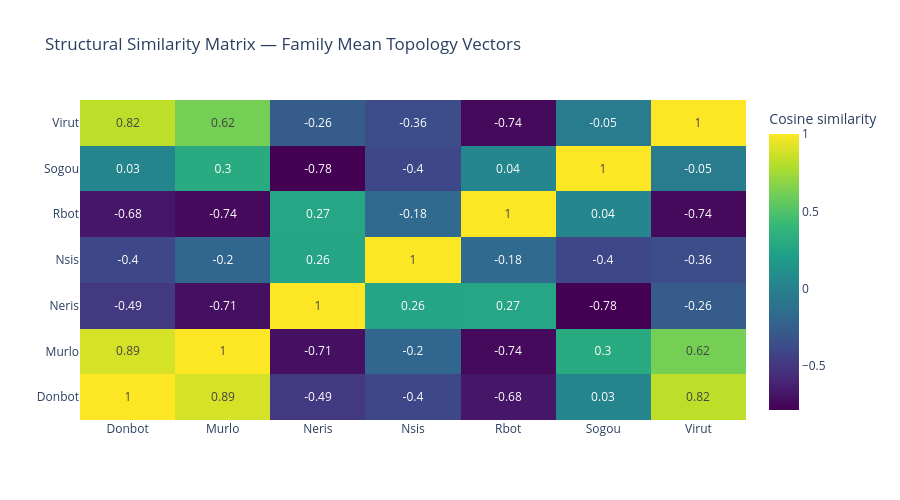

The code cell stored with this chart in its notebook:
### Markdown cell above
## 1. Structural Similarity Matrix

Pairwise cosine similarity between family mean structural metric vectors.
Families that are structurally similar should generalize better to each other
under LOFO.

### Code cell
from sklearn.metrics.pairwise import cosine_similarity

# Compute family mean vectors from topology metrics
family_means = metrics_df.groupby("family")[scalar_cols].mean()

# Normalize before cosine similarity
scaler = StandardScaler()
family_means_scaled = pd.DataFrame(
    scaler.fit_transform(family_means.fillna(0)),
    index=family_means.index,
    columns=family_means.columns,
)

sim_matrix = cosine_similarity(family_means_scaled)
sim_df = pd.DataFrame(sim_matrix, index=family_means.index, columns=family_means.index)

fig = go.Figure(
    go.Heatmap(
        z=sim_df.values,
        x=sim_df.columns.tolist(),
        y=sim_df.index.tolist(),
        colorscale="Viridis",
        colorbar={"title": "Cosine similarity"},
        text=sim_df.round(2).values,
        texttemplate="%{text}",
    )
)
fig.update_layout(
    title="Structural Similarity Matrix — Family Mean Topology Vectors",
    height=500,
)
fig.show()

### Figure 1 — Plotly figure (JSON) as saved in the notebook; plotly's stock layout.template omitted (floating-point values rounded to 4 significant figures)
{"data": [{"colorbar": {"title": {"text": "Cosine similarity"}}, "colorscale": [[0, "#440154"], [0.1111, "#482878"], [0.2222, "#3e4989"], [0.3333, "#31688e"], [0.4444, "#26828e"], [0.5556, "#1f9e89"], [0.6667, "#35b779"], [0.7778, "#6ece58"], [0.8889, "#b5de2b"], [1, "#fde725"]], "text": [[1.0, 0.89, -0.49, -0.4, -0.68, 0.03, 0.82], [0.89, 1.0, -0.71, -0.2, -0.74, 0.3, 0.62], [-0.49, -0.71, 1.0, 0.26, 0.27, -0.78, -0.26], [-0.4, -0.2, 0.26, 1.0, -0.18, -0.4, -0.36], [-0.68, -0.74, 0.27, -0.18, 1.0, 0.04, -0.74], [0.03, 0.3, -0.78, -0.4, 0.04, 1.0, -0.05], [0.82, 0.62, -0.26, -0.36, -0.74, -0.05, 1.0]], "texttemplate": "%{text}", "type": "heatmap", "x": ["Donbot", "Murlo", "Neris", "Nsis", "Rbot", "Sogou", "Virut"], "y": ["Donbot", "Murlo", "Neris", "Nsis", "Rbot", "Sogou", "Virut"], "z": [[1.0, 0.8889, -0.4853, -0.3959, -0.6753, 0.033, 0.8226], [0.8889, 1.0, -0.7087, -0.1954, -0.738, 0.3033, 0.6206], [-0.4853, -0.7087, 1.0, 0.2614, 0.2671, -0.7846, -0.2639], [-0.3959, -0.1954, 0.2614, 1.0, -0.178, -0.3975, -0.3616], [-0.6753, -0.738, 0.2671, -0.178, 1.0, 0.04351, -0.7395], [0.033, 0.3033, -0.7846, -0.3975, 0.04351, 1.0, -0.04781], [0.8226, 0.6206, -0.2639, -0.3616, -0.7395, -0.04781, 1.0]]}], "layout": {"height": 500, "title": {"text": "Structural Similarity Matrix — Family Mean Topology Vectors"}}}
